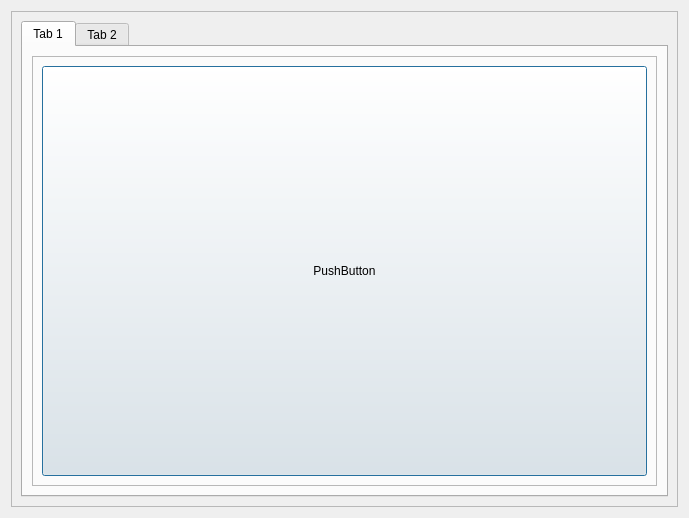
<?xml version="1.0" encoding="UTF-8"?>
<ui version="4.0">
 <class>Dialog</class>
 <widget class="QDialog" name="Dialog">
  <property name="geometry">
   <rect>
    <x>0</x>
    <y>0</y>
    <width>689</width>
    <height>518</height>
   </rect>
  </property>
  <property name="sizePolicy">
   <sizepolicy hsizetype="Expanding" vsizetype="Expanding">
    <horstretch>0</horstretch>
    <verstretch>0</verstretch>
   </sizepolicy>
  </property>
  <property name="windowTitle">
   <string>Dialog</string>
  </property>
  <layout class="QGridLayout" name="gridLayout">
   <item row="0" column="0">
    <widget class="QFrame" name="frame">
     <property name="frameShape">
      <enum>QFrame::StyledPanel</enum>
     </property>
     <property name="frameShadow">
      <enum>QFrame::Raised</enum>
     </property>
     <layout class="QGridLayout" name="gridLayout_2">
      <item row="0" column="0">
       <widget class="QTabWidget" name="tabWidget">
        <property name="currentIndex">
         <number>0</number>
        </property>
        <widget class="QWidget" name="tab">
         <attribute name="title">
          <string>Tab 1</string>
         </attribute>
         <layout class="QGridLayout" name="gridLayout_3">
          <item row="0" column="0">
           <widget class="QFrame" name="frame_2">
            <property name="sizePolicy">
             <sizepolicy hsizetype="Preferred" vsizetype="Preferred">
              <horstretch>0</horstretch>
              <verstretch>0</verstretch>
             </sizepolicy>
            </property>
            <property name="frameShape">
             <enum>QFrame::StyledPanel</enum>
            </property>
            <property name="frameShadow">
             <enum>QFrame::Raised</enum>
            </property>
            <layout class="QGridLayout" name="gridLayout_4">
             <item row="0" column="0">
              <widget class="QPushButton" name="pushButton">
               <property name="sizePolicy">
                <sizepolicy hsizetype="Preferred" vsizetype="Preferred">
                 <horstretch>0</horstretch>
                 <verstretch>0</verstretch>
                </sizepolicy>
               </property>
               <property name="text">
                <string>PushButton</string>
               </property>
              </widget>
             </item>
            </layout>
           </widget>
          </item>
         </layout>
        </widget>
        <widget class="QWidget" name="tab_2">
         <attribute name="title">
          <string>Tab 2</string>
         </attribute>
        </widget>
       </widget>
      </item>
     </layout>
    </widget>
   </item>
  </layout>
 </widget>
 <resources/>
 <connections/>
</ui>
